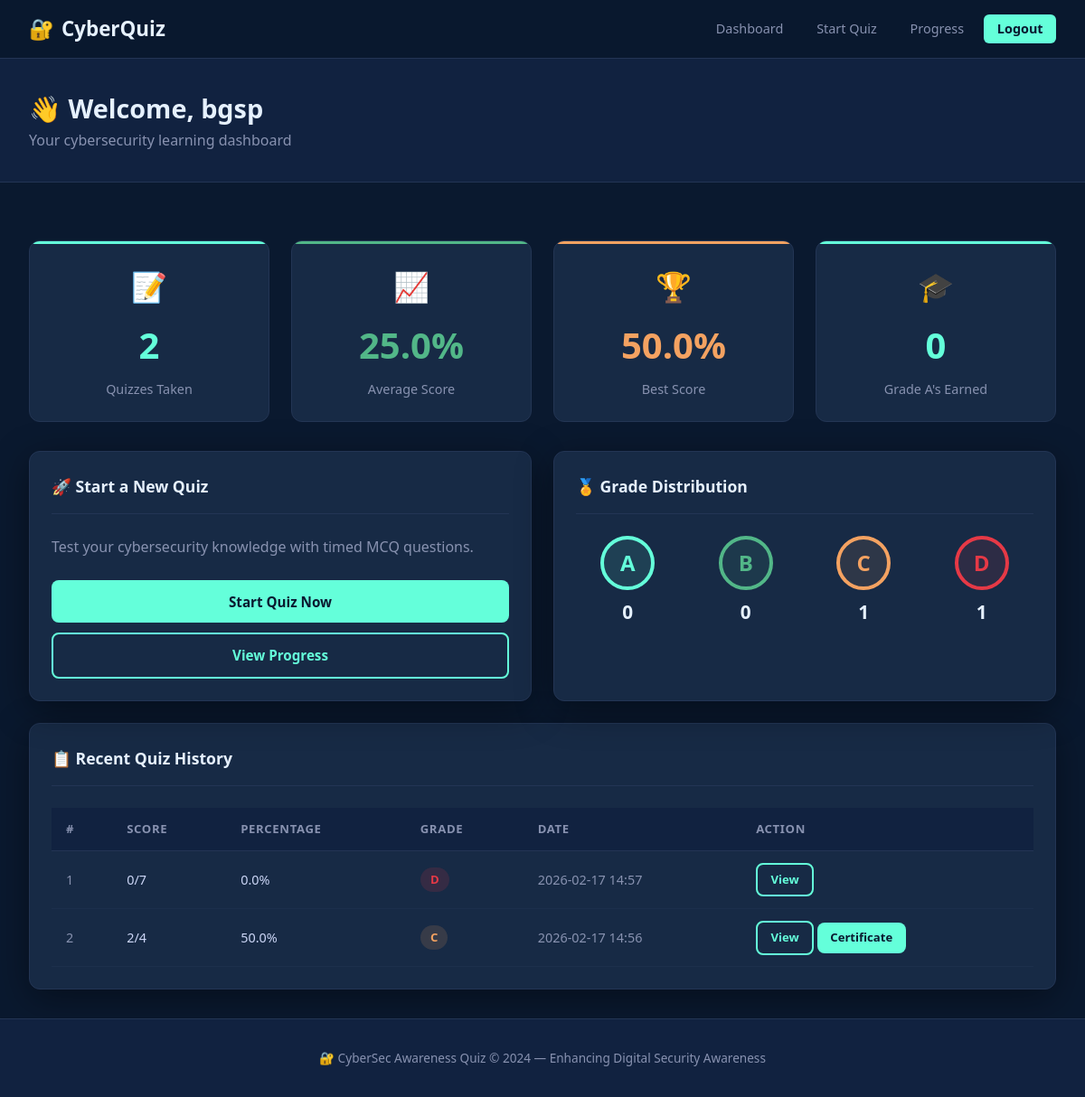
/dashboard (signed in), run on the app's committed database.
### tables this page shows
CREATE TABLE results (
            result_id INTEGER PRIMARY KEY AUTOINCREMENT,
            user_id INTEGER NOT NULL,
            score INTEGER NOT NULL,
            total_questions INTEGER NOT NULL,
            percentage REAL NOT NULL,
            grade TEXT NOT NULL,
            time_taken INTEGER DEFAULT 0,
            date_time TIMESTAMP DEFAULT CURRENT_TIMESTAMP,
            FOREIGN KEY (user_id) REFERENCES users(user_id)
        );

### app.py (the view)
@app.route('/dashboard')
@login_required
def dashboard():
    conn = get_db()
    results = conn.execute("SELECT * FROM results WHERE user_id=? ORDER BY date_time DESC LIMIT 10",
                           (session['user_id'],)).fetchall()
    stats = conn.execute("""SELECT COUNT(*) as total, ROUND(AVG(percentage),1) as avg_pct,
        MAX(percentage) as best_pct,
        SUM(CASE WHEN grade='A' THEN 1 ELSE 0 END) as ga,
        SUM(CASE WHEN grade='B' THEN 1 ELSE 0 END) as gb,
        SUM(CASE WHEN grade='C' THEN 1 ELSE 0 END) as gc,
        SUM(CASE WHEN grade='D' THEN 1 ELSE 0 END) as gd
        FROM results WHERE user_id=?""",(session['user_id'],)).fetchone()
    conn.close()
    return render_template('dashboard.html', results=results, stats=stats)

### app.py (called while the page is built)
def get_db():
    conn = sqlite3.connect(DB_PATH)
    conn.row_factory = sqlite3.Row
    return conn

def login_required(f):
    @wraps(f)
    def decorated(*args, **kwargs):
        if 'user_id' not in session:
            flash('Please login to continue.','warning')
            return redirect(url_for('login'))
        return f(*args, **kwargs)
    return decorated

### templates/dashboard.html (shortened to what this page needs)
{% extends "base.html" %}
{% block content %}
<div class="page-header">
  <div class="container" style="padding:0">
    <h1>👋 Welcome, {{ session.name }}</h1>
    <p>Your cybersecurity learning dashboard</p>
  </div>
</div>
<div class="container">
  <div class="grid grid-4" style="margin-bottom:2rem">
    <div class="stat-card">
      <div class="stat-icon">📝</div>
      <div class="stat-value">{{ stats.total or 0 }}</div>
      <div class="stat-label">Quizzes Taken</div>
    </div>
    <div class="stat-card" style="--accent:#52b788">
      <div class="stat-icon">📈</div>
      <div class="stat-value">{{ stats.avg_pct or 0 }}%</div>
      <div class="stat-label">Average Score</div>
    </div>
    <div class="stat-card" style="--accent:#f4a261">
      <div class="stat-icon">🏆</div>
      <div class="stat-value">{{ stats.best_pct or 0 }}%</div>
      <div class="stat-label">Best Score</div>
    </div>
    <div class="stat-card">
      <div class="stat-icon">🎓</div>
      <div class="stat-value">{{ stats.ga or 0 }}</div>
      <div class="stat-label">Grade A's Earned</div>
    </div>
  </div>
  <div class="grid grid-2">
    <div class="card">
      <div class="card-header">
        <span class="card-title">🚀 Start a New Quiz</span>
      </div>
      <p style="color:var(--text-light);margin-bottom:1.5rem">Test your cybersecurity knowledge with timed MCQ questions.</p>
      <a href="{{ url_for('quiz') }}" class="btn btn-primary btn-block">Start Quiz Now</a>
      <a href="{{ url_for('progress') }}" class="btn btn-outline btn-block" style="margin-top:0.7rem">View Progress</a>
    </div>
    <div class="card">
      <div class="card-header">
        <span class="card-title">🏅 Grade Distribution</span>
      </div>
      <div style="display:grid;grid-template-columns:repeat(4,1fr);gap:1rem;text-align:center">
        {% for grade, count, cls in [('A', stats.ga, 'grade-A'), ('B', stats.gb, 'grade-B'), ('C', stats.gc, 'grade-C'), ('D', stats.gd, 'grade-D')] %}
        <div>
          <div class="grade-circle {{ cls }}" style="width:60px;height:60px;font-size:1.5rem;margin-bottom:0.5rem">{{ grade }}</div>
          <div style="font-size:1.3rem;font-weight:700;color:var(--white)">{{ count or 0 }}</div>
        </div>
        {% endfor %}
      </div>
    </div>
  </div>
  {% if results %}
  <div class="card" style="margin-top:1.5rem">
    <div class="card-header">
      <span class="card-title">📋 Recent Quiz History</span>
    </div>
    <div class="table-wrap">
      <table>
        <thead><tr><th>#</th><th>Score</th><th>Percentage</th><th>Grade</th><th>Date</th><th>Action</th></tr></thead>
        <tbody>
          {% for r in results %}
          <tr>
            <td style="color:var(--text-light)">{{ loop.index }}</td>
            <td>{{ r.score }}/{{ r.total_questions }}</td>
            <td>{{ r.percentage }}%</td>
            <td><span class="grade-pill gp-{{ r.grade }}">{{ r.grade }}</span></td>
            <td style="color:var(--text-light)">{{ r.date_time[:16] }}</td>
            <td>
              <a href="{{ url_for('result', result_id=r.result_id) }}" class="btn btn-outline btn-sm">View</a>
              {% if r.grade != 'D' %}
              <a href="{{ url_for('certificate', result_id=r.result_id) }}" class="btn btn-primary btn-sm">Certificate</a>
              {% endif %}
            </td>
          </tr>
          {% endfor %}
        </tbody>
      </table>
    </div>
  </div>
  {% endif %}
</div>
{% endblock %}

### static/css/style.css (style rules this page uses)
:root { --primary: #0a192f; --secondary: #112240; --accent: #64ffda; --accent2: #00b4d8; --danger: #e63946; --warning: #f4a261; --success: #52b788; --text: #ccd6f6; --text-light: #8892b0; --white: #e6f1ff; --card-bg: #172a45; --border: #233554; --shadow: 0 10px 40px rgba(0,0,0,0.4); --radius: 12px; --font: 'Segoe UI', system-ui, sans-serif; }
* { margin: 0; padding: 0; box-sizing: border-box; }
body { font-family: var(--font); background: var(--primary); color: var(--text); min-height: 100vh; line-height: 1.6; }
.btn { display: inline-flex; align-items: center; gap: 0.4rem; padding: 0.7rem 1.8rem; border-radius: 8px; font-size: 0.95rem; font-weight: 600; cursor: pointer; border: none; text-decoration: none; transition: all 0.2s; }
.btn-primary { background: var(--accent); color: var(--primary); }
.btn-outline { background: transparent; color: var(--accent); border: 2px solid var(--accent); }
.btn-sm { padding: 0.4rem 0.9rem; font-size: 0.82rem; }
.btn-block { width: 100%; justify-content: center; }
.container { max-width: 1200px; margin: 0 auto; padding: 2rem; }
.page-header { background: var(--secondary); border-bottom: 1px solid var(--border); padding: 2rem; margin-bottom: 2rem; }
.page-header h1 { color: var(--white); font-size: 1.8rem; }
.page-header p { color: var(--text-light); }
.card { background: var(--card-bg); border: 1px solid var(--border); border-radius: var(--radius); padding: 1.5rem; box-shadow: var(--shadow); transition: transform 0.2s; }
.card-header { border-bottom: 1px solid var(--border); padding-bottom: 1rem; margin-bottom: 1.5rem; display: flex; justify-content: space-between; align-items: center; }
.card-title { font-size: 1.1rem; color: var(--white); font-weight: 600; }
.grid { display: grid; gap: 1.5rem; }
.grid-2 { grid-template-columns: repeat(auto-fit, minmax(280px, 1fr)); }
.grid-4 { grid-template-columns: repeat(auto-fit, minmax(180px, 1fr)); }
.stat-card { background: var(--card-bg); border: 1px solid var(--border); border-radius: var(--radius); padding: 1.5rem; text-align: center; position: relative; overflow: hidden; }
.stat-card::before { content: ''; position: absolute; top: 0; left: 0; right: 0; height: 3px; background: var(--accent); }
.stat-value { font-size: 2.5rem; font-weight: 700; color: var(--accent); }
.stat-label { color: var(--text-light); font-size: 0.9rem; margin-top: 0.3rem; }
.stat-icon { font-size: 2rem; margin-bottom: 0.5rem; }
.grade-circle { width: 120px; height: 120px; border-radius: 50%; display: flex; align-items: center; justify-content: center; font-size: 3rem; font-weight: 700; margin: 0 auto 1rem; border: 4px solid; }
.grade-A { border-color: var(--accent); color: var(--accent); background: rgba(100,255,218,0.1); }
.grade-B { border-color: var(--success); color: var(--success); background: rgba(82,183,136,0.1); }
.grade-C { border-color: var(--warning); color: var(--warning); background: rgba(244,162,97,0.1); }
.grade-D { border-color: var(--danger); color: var(--danger); background: rgba(230,57,70,0.1); }
.table-wrap { overflow-x: auto; }
table { width: 100%; border-collapse: collapse; }
th { background: var(--secondary); color: var(--text-light); font-size: 0.82rem; text-transform: uppercase; letter-spacing: 0.05em; padding: 0.8rem 1rem; text-align: left; border-bottom: 1px solid var(--border); }
td { padding: 0.8rem 1rem; border-bottom: 1px solid rgba(35,53,84,0.5); font-size: 0.9rem; color: var(--text); }
.grade-pill { display: inline-block; padding: 0.2rem 0.7rem; border-radius: 20px; font-weight: 700; font-size: 0.82rem; }
.gp-C { background: rgba(244,162,97,0.15); color: var(--warning); }
.gp-D { background: rgba(230,57,70,0.15); color: var(--danger); }

### data on the page
results: score "0", total_questions "7", percentage "0.0", grade "D", date_time "2026-02-17 14:57"
results: score "2", total_questions "4", percentage "50.0", grade "C", date_time "2026-02-17 14:56"

### other printed values
{{ session.name }} "bgsp"
{{ stats.total or 0 }} "2"
{{ stats.avg_pct or 0 }} "25.0"
{{ stats.best_pct or 0 }} "50.0"
{{ stats.ga or 0 }} "0"
{{ grade }} "A" "B" "C" "D"
{{ count or 0 }} "0" "0" "1" "1"
